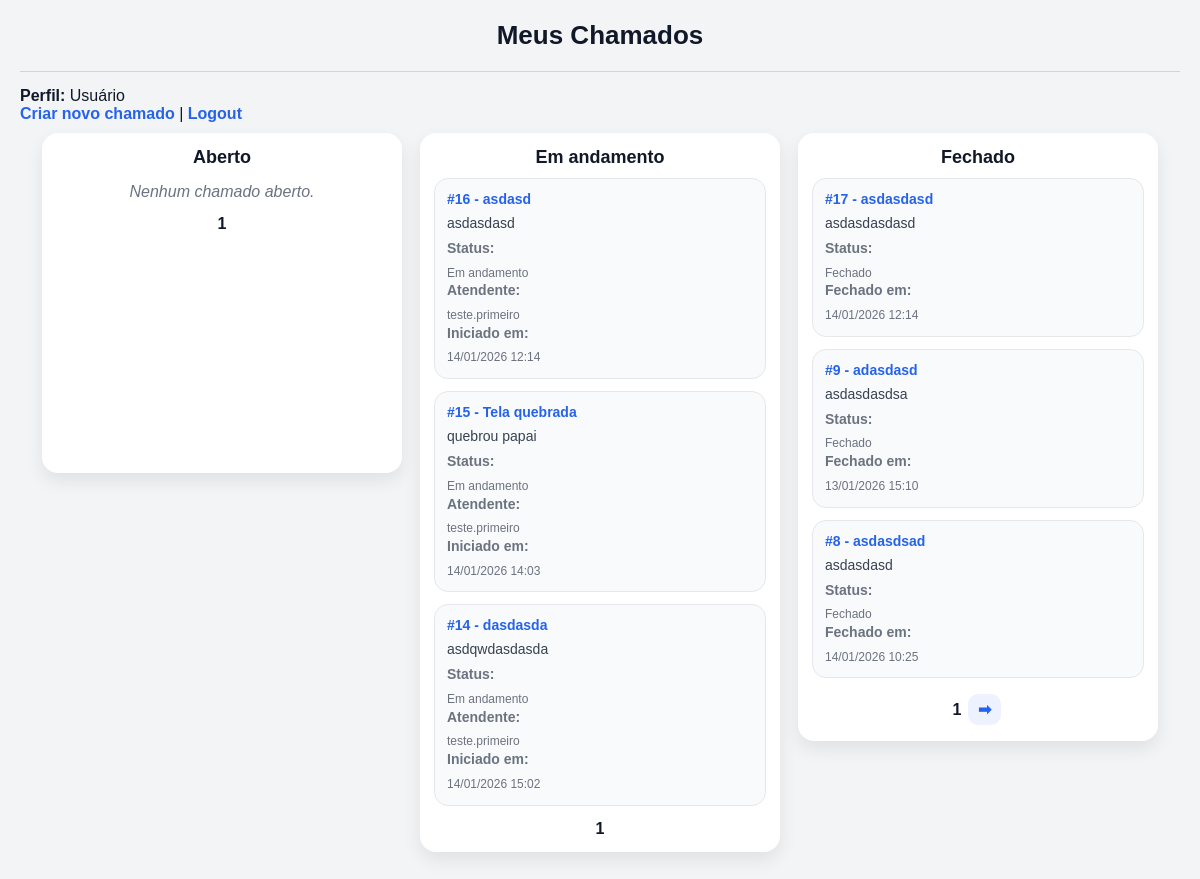
The app's page /meus-chamados (signed in) with its own data.
### tables this page shows
CREATE TABLE tickets (
    id INTEGER PRIMARY KEY AUTOINCREMENT, -- ID único do chamado (auto incremento)

    titulo TEXT NOT NULL,                 -- Título do chamado
    descricao TEXT NOT NULL,              -- Descrição do problema

    status TEXT NOT NULL,                 -- Status do ticket: Aberto | Em andamento | Fechado

    user_id INTEGER NOT NULL,             -- ID do usuário que criou o chamado

    attendant_id INTEGER,                 -- ID do atendente responsável (pode ser NULL)

    created_at TEXT NOT NULL,             -- Data/hora de criação do chamado

    started_at TEXT,                      -- Data/hora de início do atendimento (pode ser NULL)
    closed_at TEXT,                       -- Data/hora de fechamento (pode ser NULL)

    is_hidden INTEGER NOT NULL,           -- 0 = visível | 1 = oculto (soft delete)

    hidden_by INTEGER,                    -- ID de quem ocultou (atendente/admin)
    hidden_at TEXT                        -- Data/hora que foi ocultado
, last_status_at TEXT, last_status_by INTEGER, last_comment_at TEXT, last_comment_by INTEGER, user_seen_at TEXT, attendant_seen_at TEXT, admin_seen_at TEXT, user_seen_comment_id INTEGER, attendant_seen_comment_id INTEGER, admin_seen_comment_id INTEGER, user_seen_status_at TEXT, attendant_seen_status_at TEXT, admin_seen_status_at TEXT);

CREATE TABLE users (
    id INTEGER PRIMARY KEY AUTOINCREMENT,
    username TEXT NOT NULL UNIQUE,
    email TEXT,
    senha TEXT NOT NULL,
    is_admin INTEGER NOT NULL
);

### app.py (the view)
@app.route('/meus-chamados')
def meus_chamados():
    if 'user_id' not in session:
        return redirect(url_for('login'))
    if session.get('nivel') != 0:
        return redirect(url_for('dashboard'))
    abertos_page = int(request.args.get('abertos_page', 1))
    andamento_page = int(request.args.get('andamento_page', 1))
    fechados_page = int(request.args.get('fechados_page', 1))
    base_select = """
        SELECT
            tickets.id,
            tickets.titulo,
            tickets.descricao,
            tickets.status,
            tickets.created_at,
            tickets.started_at,
            tickets.closed_at,
            tickets.is_hidden,
            creator.username,
            attendant.username AS attendant_name
        FROM tickets
        JOIN users AS creator ON tickets.user_id = creator.id
        LEFT JOIN users AS attendant ON tickets.attendant_id = attendant.id
        WHERE tickets.is_hidden = 0
          AND tickets.user_id = ?
    """
    abertos, abertos_has_prev, abertos_has_next = paginar_por_status(
        base_select + " AND tickets.status = 'Aberto'",
        (session['user_id'],),
        abertos_page
    )
    andamento, andamento_has_prev, andamento_has_next = paginar_por_status(
        base_select + " AND tickets.status = 'Em andamento'",
        (session['user_id'],),
        andamento_page
    )
    fechados, fechados_has_prev, fechados_has_next = paginar_por_status(
        base_select + " AND tickets.status = 'Fechado'",
        (session['user_id'],),
        fechados_page
    )
    unread_counts = {}
    unread_counts.update(montar_unread_counts(abertos))
    unread_counts.update(montar_unread_counts(andamento))
    unread_counts.update(montar_unread_counts(fechados))
    return render_template(
        'meus_chamados_kanban.html',
        abertos=abertos,
        andamento=andamento,
        fechados=fechados,
        unread_counts=unread_counts,
        abertos_page=abertos_page,
        abertos_has_prev=abertos_has_prev,
        abertos_has_next=abertos_has_next,
        andamento_page=andamento_page,
        andamento_has_prev=andamento_has_prev,
        andamento_has_next=andamento_has_next,
        fechados_page=fechados_page,
        fechados_has_prev=fechados_has_prev,
        fechados_has_next=fechados_has_next
    )

### app.py (called while the page is built)
def get_db_connection():
    conn = sqlite3.connect('database.db')
    conn.row_factory = sqlite3.Row
    return conn

def montar_unread_counts(tickets):
    unread = {}
    for t in tickets:
        unread[t["id"]] = get_unread_count(t["id"])
    return unread

def paginar_por_status(query_base, params_base, page):
    offset = (page - 1) * PER_PAGE
    conn = get_db_connection()
    cursor = conn.cursor()
    cursor.execute(f"SELECT COUNT(*) AS total FROM ({query_base})", params_base)
    total = cursor.fetchone()['total']
    cursor.execute(query_base + " ORDER BY tickets.id DESC LIMIT ? OFFSET ?",
                   params_base + (PER_PAGE, offset))
    itens = cursor.fetchall()
    conn.close()
    has_prev = page > 1
    has_next = (offset + PER_PAGE) < total
    return itens, has_prev, has_next

### templates/meus_chamados_kanban.html (shortened to what this page needs)
<!DOCTYPE html>
<html lang="pt-br">
<head>
    <link rel="stylesheet" href="{{ url_for('static', filename='style.css') }}">
</head>
<body>
<h1>Meus Chamados</h1>
<hr>
<p><strong>Perfil:</strong> Usuário</p>
<p>
    <a href="{{ url_for('create_ticket') }}">Criar novo chamado</a> |
    <a href="{{ url_for('logout') }}">Logout</a>
</p>
<div class="kanban">
    <div class="coluna">
        <h3>Aberto</h3>
        {% for t in abertos %}
            <div class="card card-badge">
                {% set count = unread_counts.get(t['id'], 0) %}
                {% if count > 0 %}
                    <div class="badge-corner badge-red">{{ count }}</div>
                {% endif %}
                <strong>
                    <a href="{{ url_for('ticket_detail', ticket_id=t['id']) }}">
                        #{{ t['id'] }} - {{ t['titulo'] }}
                    </a>
                </strong>
                <p>{{ t['descricao'] }}</p>
                <small>
                    <strong>Status:</strong> {{ t['status'] }}<br>
                    <strong>Criado em:</strong> {{ t['created_at'] }}
                </small>
            </div>
        {% else %}
            <p class="vazio">Nenhum chamado aberto.</p>
        {% endfor %}
        <div class="paginacao">
            <strong>{{ abertos_page }}</strong>
        </div>
    </div>
    <div class="coluna">
        <h3>Em andamento</h3>
        {% for t in andamento %}
            <div class="card card-badge">
                {% set count = unread_counts.get(t['id'], 0) %}
                <strong>
                    <a href="{{ url_for('ticket_detail', ticket_id=t['id']) }}">
                        #{{ t['id'] }} - {{ t['titulo'] }}
                    </a>
                </strong>
                <p>{{ t['descricao'] }}</p>
                <small>
                    <strong>Status:</strong> {{ t['status'] }}<br>
                    <strong>Atendente:</strong> {{ t['username'] or "—" }}<br>
                    <strong>Iniciado em:</strong> {{ t['started_at'] or "—" }}
                </small>
            </div>
        {% else %}
            <p class="vazio">Nenhum chamado em andamento.</p>
        {% endfor %}
        <div class="paginacao">
            <strong>{{ andamento_page }}</strong>
        </div>
    </div>
    <div class="coluna">
        <h3>Fechado</h3>
        {% for t in fechados %}
            <div class="card card-badge">
                {% set count = unread_counts.get(t['id'], 0) %}
                <strong>
                    <a href="{{ url_for('ticket_detail', ticket_id=t['id']) }}">
                        #{{ t['id'] }} - {{ t['titulo'] }}
                    </a>
                </strong>
                <p>{{ t['descricao'] }}</p>
                <small>
                    <strong>Status:</strong> {{ t['status'] }}<br>
                    <strong>Fechado em:</strong> {{ t['closed_at'] or "—" }}
                </small>
            </div>
        {% else %}
            <p class="vazio">Nenhum chamado fechado.</p>
        {% endfor %}
        <div class="paginacao">
            <strong>{{ fechados_page }}</strong>
            {% if fechados_has_next %}
                <a href="{{ url_for('meus_chamados', abertos_page=abertos_page, andamento_page=andamento_page, fechados_page=fechados_page+1) }}">➡</a>
            {% endif %}
        </div>
    </div>
</div>
</body>
</html>

### static/style.css (style rules this page uses)
* { margin: 0; padding: 0; box-sizing: border-box; }
body { font-family: Arial, Helvetica, sans-serif; background: #f3f4f6; color: #111827; padding: 20px; }
h1 { text-align: center; margin-bottom: 20px; font-size: 26px; }
a { color: #2563eb; text-decoration: none; font-weight: bold; }
hr { margin: 15px 0; border: none; border-top: 1px solid #d1d5db; }
.kanban { display: flex; gap: 18px; padding: 10px; align-items: flex-start; flex-wrap: wrap; justify-content: center; }
.coluna { background: #ffffff; padding: 14px; border-radius: 16px; width: 100%; max-width: 360px; min-height: 340px; box-shadow: 0 8px 18px rgba(0,0,0,0.08); }
.coluna h3 { text-align: center; margin-bottom: 10px; font-size: 18px; color: #111827; }
.card { background: #f9fafb; padding: 12px; border-radius: 14px; margin-bottom: 12px; border: 1px solid #e5e7eb; transition: 0.15s; position: relative; }
.card strong { display: block; margin-bottom: 6px; font-size: 14px; }
.card p { margin: 8px 0; font-size: 14px; color: #374151; }
.card small { display: block; font-size: 12px; color: #6b7280; line-height: 1.4; }
.vazio { font-style: italic; color: #6b7280; text-align: center; margin-top: 15px; }
.paginacao { text-align: center; margin-top: 14px; }
.paginacao a { display: inline-block; padding: 6px 10px; border-radius: 10px; background: #eef2ff; margin: 2px; }

### records on screen
tickets: id "16", titulo "asdasd", descricao "asdasdasd", status "Em andamento", username "teste.primeiro", started_at "14/01/2026 12:14"
tickets: id "15", titulo "Tela quebrada", descricao "quebrou papai", status "Em andamento", username "teste.primeiro", started_at "14/01/2026 14:03"
tickets: id "14", titulo "dasdasda", descricao "asdqwdasdasda", status "Em andamento", username "teste.primeiro", started_at "14/01/2026 15:02"
tickets: id "17", titulo "asdasdasd", descricao "asdasdasdasd", status "Fechado", closed_at "14/01/2026 12:14"
tickets: id "9", titulo "adasdasd", descricao "asdasdasdsa", status "Fechado", closed_at "13/01/2026 15:10"
tickets: id "8", titulo "asdasdsad", descricao "asdasdasd", status "Fechado", closed_at "14/01/2026 10:25"

### other values on screen
{{ abertos_page }} "1"
{{ andamento_page }} "1"
{{ fechados_page }} "1"
